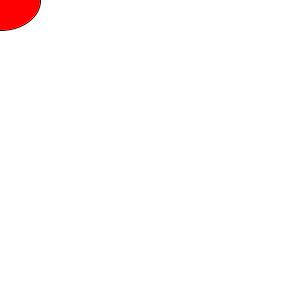
Frame 1 (no input)
Frame 60 (the mouse pressed at the canvas centre just before this capture): identical to frame 1, image omitted
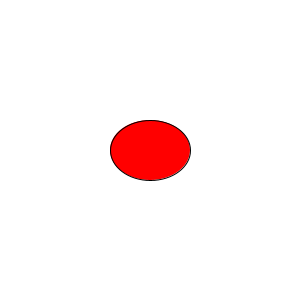
Frame 120 (the mouse held since frame 60 and released just before this capture)

The Processing sketch that drew these frames (run headless with seeded random() and noise(); from frame 60 on, the mouse is pressed at the canvas centre):

// Processing sketch: Circle
// ── Circle.pde
void setup() {
  size(300, 300);
}

void draw() {
  background(255);
  fill(255, 0, 0);
  ellipse(mouseX, mouseY, 80, 60);
}
